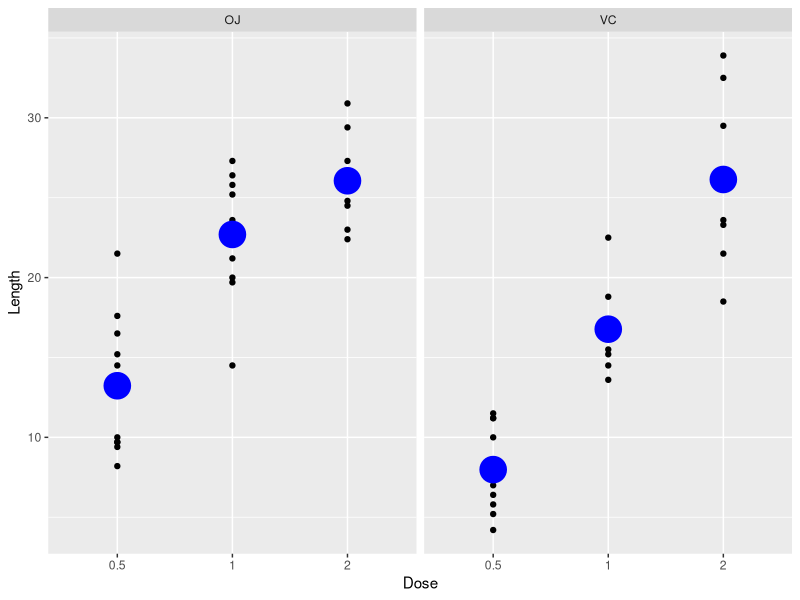

This chart was generated by the following R code:
## ---- chunk 1
# load library
library(datasets)
# load data
data(ToothGrowth)
str(ToothGrowth)
## ---- chunk 2
# use library "ggplot2"
library(ggplot2)
# use ggplot function
ggplot(ToothGrowth, aes(x=factor(dose), y=len)) + geom_point() + stat_summary(fun="mean", col="blue", size=2) + facet_grid(.~supp) + labs(x="Dose", y="Length")
## ---- chunk 3
orange_juice <- subset(ToothGrowth, supp=="OJ")
ascorbic_acid <- subset(ToothGrowth, supp=="VC")

t.test(orange_juice$len, ascorbic_acid$len)
## ---- chunk 4
orange_juice <- subset(ToothGrowth, supp=="OJ" & ToothGrowth$dose=="2")
ascorbic_acid <- subset(ToothGrowth, supp=="VC" & ToothGrowth$dose=="2")

t.test(orange_juice$len, ascorbic_acid$len)
